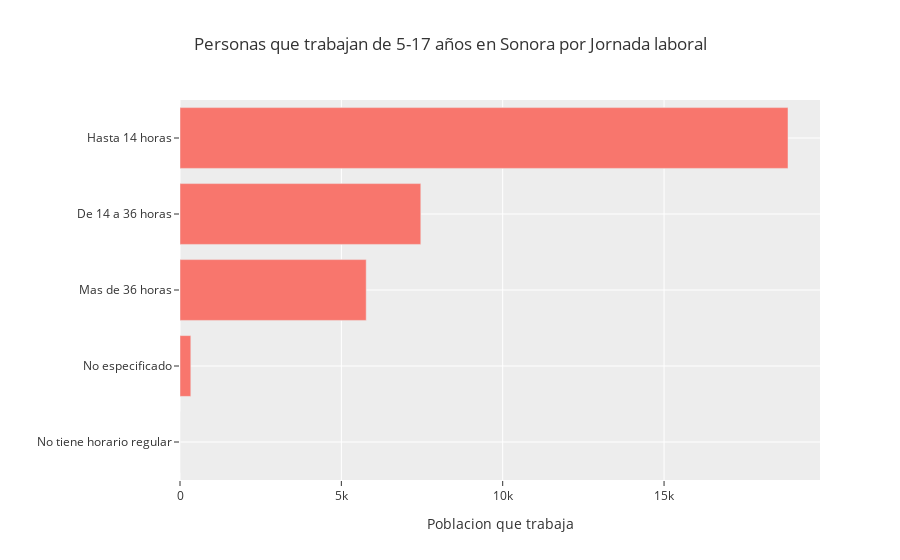

The notebook cell saved with this chart:
### Code cell
dff = pd.melt(trabajo_jornada ,ignore_index=False, var_name = 'jornada',value_vars=['Hasta 14 horas', 'De 14 a 36 horas', 'Mas de 36 horas', 'No tiene horario regular', 'No especificado' ], value_name='poblacion_trabajando')
dff = dff.sort_values('poblacion_trabajando')
fig = px.bar(dff, x=dff.poblacion_trabajando, y=dff.jornada,orientation='h',
                labels = {'mujeres':'Mujeres',
                'jornada':'',
                'poblacion_trabajando':'Poblacion que trabaja'},
                title='Personas que trabajan de 5-17 años en Sonora por Jornada laboral',
                template='ggplot2')
fig.update_yaxes(rangemode="tozero")


fig.show()

### Figure 1 — Plotly figure (JSON) as saved in the notebook; plotly's stock layout.template omitted (floating-point values rounded to 4 significant figures)
{"data": [{"alignmentgroup": "True", "hovertemplate": "Poblacion que trabaja=%{x}<br>=%{y}<extra></extra>", "legendgroup": "", "marker": {"color": "#F8766D", "pattern": {"shape": ""}}, "name": "", "offsetgroup": "", "orientation": "h", "showlegend": false, "textposition": "auto", "type": "bar", "x": [0, 335, 5770, 7462, 18841], "xaxis": "x", "y": ["No tiene horario regular", "No especificado", "Mas de 36 horas", "De 14 a 36 horas", "Hasta 14 horas"], "yaxis": "y"}], "layout": {"barmode": "relative", "legend": {"tracegroupgap": 0}, "title": {"text": "Personas que trabajan de 5-17 años en Sonora por Jornada laboral"}, "xaxis": {"anchor": "y", "domain": [0, 1], "title": {"text": "Poblacion que trabaja"}}, "yaxis": {"anchor": "x", "domain": [0, 1], "rangemode": "tozero", "title": {"text": ""}}}}
